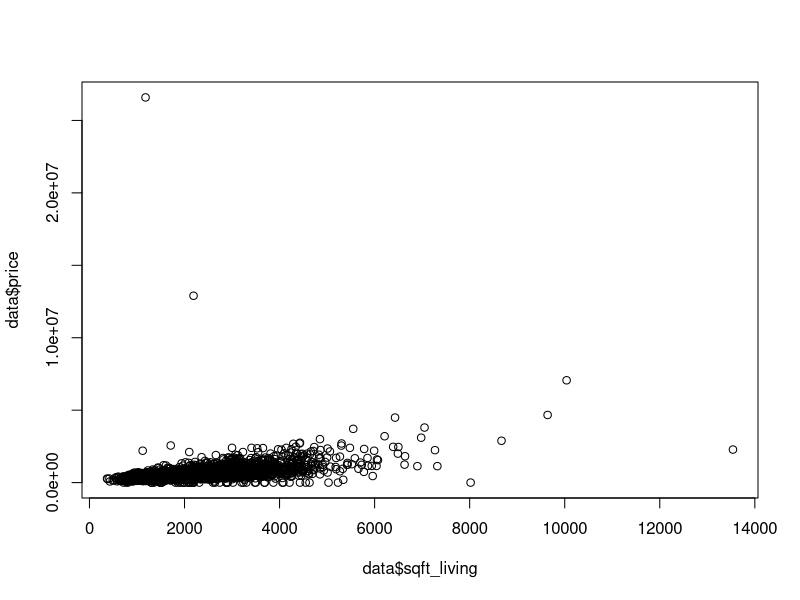
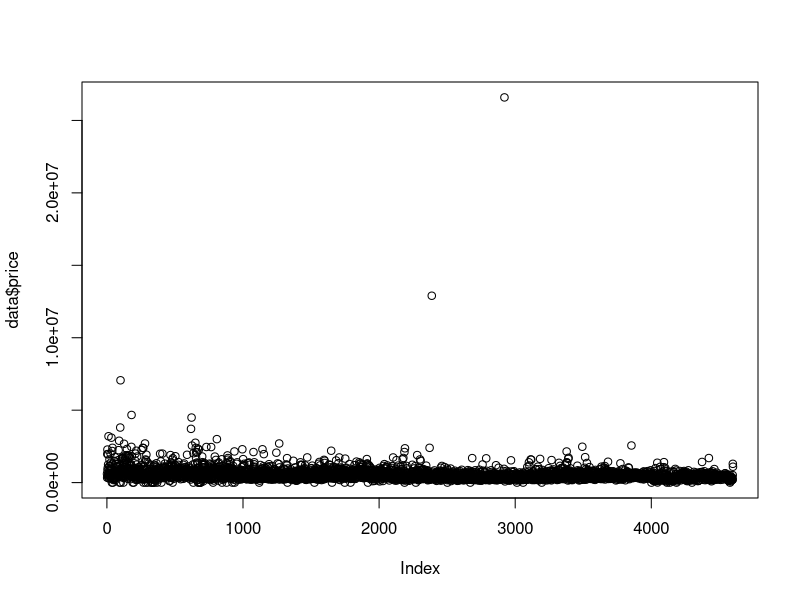

Write the R code that produced these figures, in order.
## HEADER ####
## 2020-10-08 
## Testing Data for Assessment 
####

library(openxlsx)

data <- read.xlsx("housing_data_assessment.xlsx")

dim(data)

summary(data)

data.lm <- lm(data$price ~ . -city-basement-yr_built-renovated, 
   data = data)

summary(data.lm)

summary(data$city)

plot(data$sqft_living, data$price)

plot(data$price)
